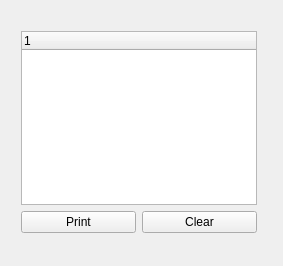
<?xml version="1.0" encoding="UTF-8"?>
<ui version="4.0">
 <class>PrintPreviewDialog</class>
 <widget class="QDialog" name="PrintPreviewDialog">
  <property name="geometry">
   <rect>
    <x>0</x>
    <y>0</y>
    <width>283</width>
    <height>266</height>
   </rect>
  </property>
  <property name="windowTitle">
   <string>macrosdialogg</string>
  </property>
  <widget class="QWidget" name="">
   <property name="geometry">
    <rect>
     <x>10</x>
     <y>20</y>
     <width>258</width>
     <height>224</height>
    </rect>
   </property>
   <layout class="QGridLayout" name="centralWidget">
    <item row="0" column="0" colspan="2">
     <widget class="QTreeWidget" name="pageList">
      <property name="focusPolicy">
       <enum>Qt::NoFocus</enum>
      </property>
      <column>
       <property name="text">
        <string notr="true">1</string>
       </property>
      </column>
     </widget>
    </item>
    <item row="1" column="0">
     <widget class="QPushButton" name="printBtn">
      <property name="focusPolicy">
       <enum>Qt::NoFocus</enum>
      </property>
      <property name="text">
       <string>Print</string>
      </property>
     </widget>
    </item>
    <item row="1" column="1">
     <widget class="QPushButton" name="clearBtn">
      <property name="focusPolicy">
       <enum>Qt::NoFocus</enum>
      </property>
      <property name="text">
       <string>Clear</string>
      </property>
     </widget>
    </item>
   </layout>
  </widget>
 </widget>
 <layoutdefault spacing="6" margin="11"/>
 <resources/>
 <connections/>
</ui>
